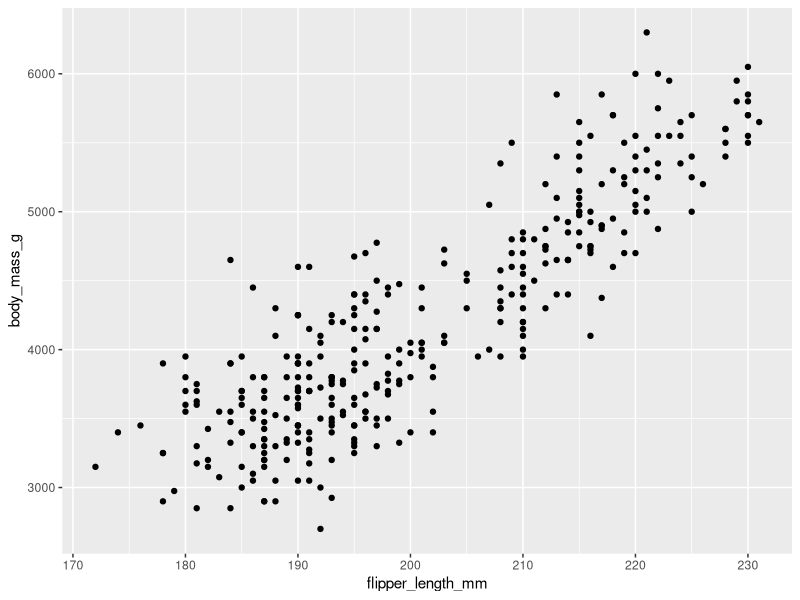
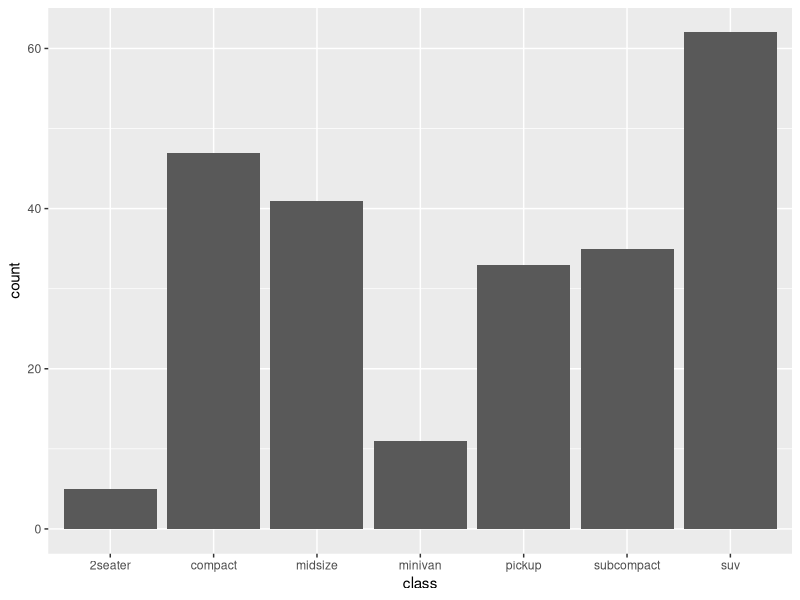
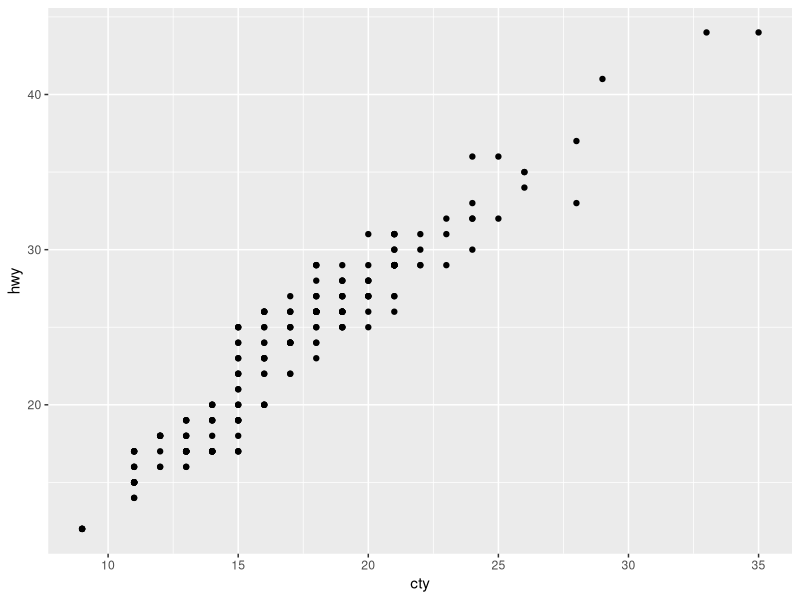
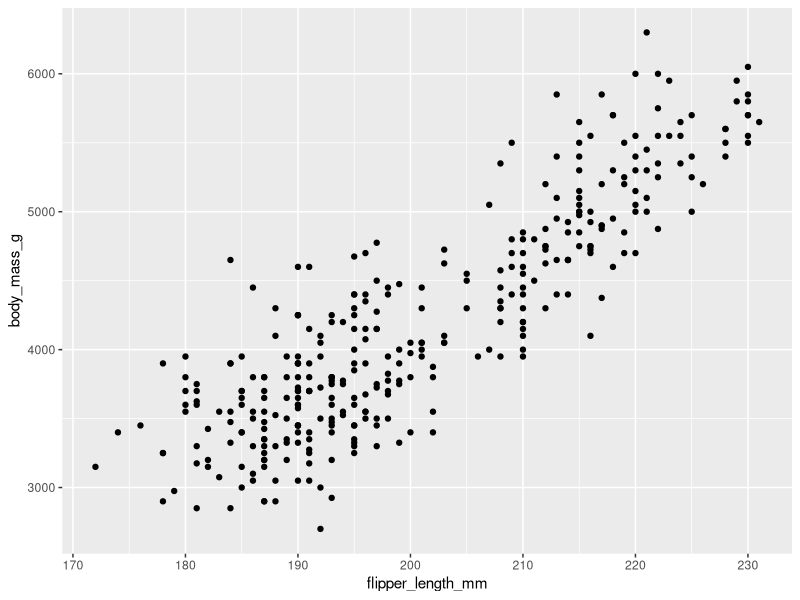
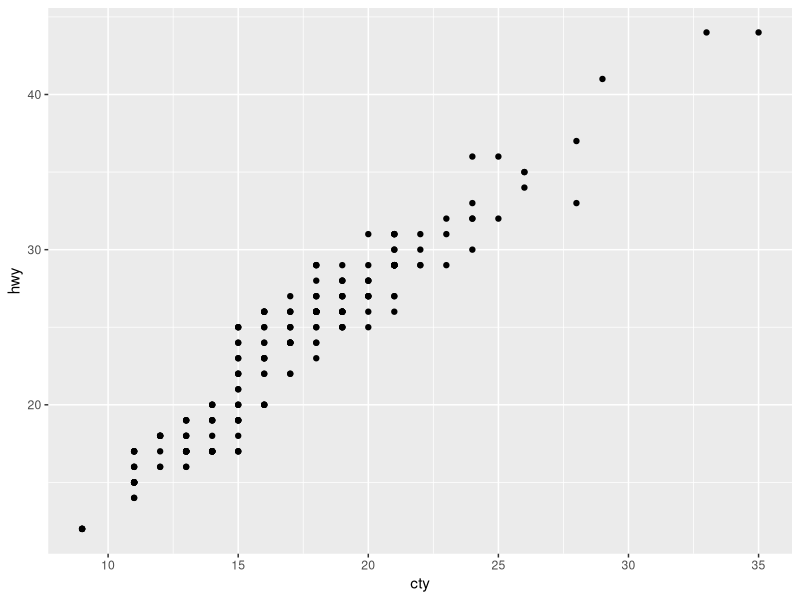

Here is the R script that generated these plots, in order:
"
Once you’ve made a plot, you might want to get it out of R by saving it as an image that you can use elsewhere. 
That’s the job of ggsave(), which will save the plot most recently created to disk:
"

library(tidyverse)
library(palmerpenguins)
library(ggthemes)
library(ggplot2)
library(forcats)

ggplot(penguins, aes(x = flipper_length_mm, y = body_mass_g)) +
  geom_point()
ggsave(filename = "penguin-plot.png")


# 1.6.1 Exercises  --------------------------------------------------------

 
# 1. Run the following lines of code. Which of the two plots is saved as mpg-plot.png? Why?

ggplot(mpg, aes(x = class)) +
  geom_bar()
ggplot(mpg, aes(x = cty, y = hwy)) +
  geom_point()
ggsave("mpg-plot.png")

# Answer: Since the second plot (geom_point()) is the last plot generated, it is the one that gets saved when ggsave() is called.